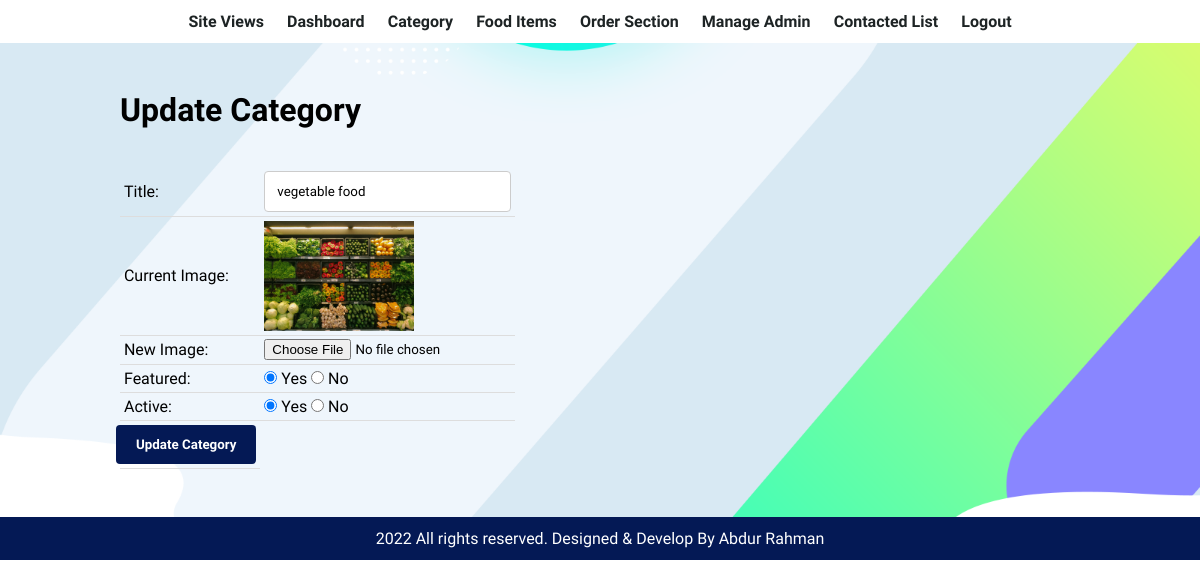
The page /admin/update-category.php?id=1 (signed in) on the database its author committed.
### tables this page shows
CREATE TABLE `tbl_category` (
  `id` int(10) UNSIGNED NOT NULL,
  `title` varchar(100) NOT NULL,
  `image_name` varchar(255) NOT NULL,
  `featured` varchar(10) NOT NULL,
  `active` varchar(10) NOT NULL
);

### admin/update-category.php (the view, shortened to what this page needs)
<?php include('partials/menu.php'); ?>
<div class="main-content">
    <div class="wrapper">
        <h1>Update Category</h1>
        <br><br>
        <?php
            if(isset($_GET['id']))
            {
                $id = $_GET['id'];
                $sql = "SELECT * FROM tbl_category WHERE id=$id";
                $res = mysqli_query($conn, $sql);
                $count = mysqli_num_rows($res);
                if($count==1)
                {
                    $row = mysqli_fetch_assoc($res);
                    $title = $row['title'];
                    $current_image = $row['image_name'];
                    $featured = $row['featured'];
                    $active = $row['active'];
                }
                else
                {
                    $_SESSION['no-category-found'] = "<div class='error'>Category not Found.</div>";
                    header('location:'.SITEURL.'admin/manage-category.php');
                }
            }
            else
            {
                header('location:'.SITEURL.'admin/manage-category.php');
            }
        ?>
        <form action="" method="POST" enctype="multipart/form-data">
            <table class="tbl-30">
                <tr>
                    <td>Title: </td>
                    <td>
                        <input type="text" name="title" value="<?php echo $title; ?>">
                    </td>
                </tr>
                <tr>
                    <td>Current Image: </td>
                    <td>
                        <?php
                            if($current_image != "")
                            {
                                ?>
                                <img src="<?php echo SITEURL; ?>images/category/<?php echo $current_image; ?>" width="150px">
                                <?php
                            }
                            else
                            {
                                echo "<div class='error'>Image Not Added.</div>";
                            }
                        ?>
                    </td>
                </tr>
                <tr>
                    <td>New Image: </td>
                    <td>
                        <input type="file" name="image">
                    </td>
                </tr>
                <tr>
                    <td>Featured: </td>
                    <td>
                        <input <?php if($featured=="Yes"){echo "checked";} ?> type="radio" name="featured" value="Yes"> Yes
                        <input <?php if($featured=="No"){echo "checked";} ?> type="radio" name="featured" value="No"> No
                    </td>
                </tr>
                <tr>
                    <td>Active: </td>
                    <td>
                        <input <?php if($active=="Yes"){echo "checked";} ?> type="radio" name="active" value="Yes"> Yes
                        <input <?php if($active=="No"){echo "checked";} ?> type="radio" name="active" value="No"> No
                    </td>
                </tr>
                <tr>
                    <td>
                        <input type="submit" name="submit" value="Update Category" class="btn-secondary">
                    </td>
                </tr>
            </table>
        </form>
    </div>
</div>
<?php include('partials/footer.php'); ?>

### css/admin.css (style rules this page uses)
* { margin: 0 0; padding: 0 0; font-family: 'Rajdhani', sans-serif; }
.wrapper { padding: 1%; width: 80%; margin: 0 auto; }
.tbl-30 { width: 30%; }
table { border-collapse: collapse; width: 100%; }
th, td { padding: 8px; text-align: left; border-bottom: 1px solid #ddd; }
table tr td { padding: 1%; }
.btn-secondary { background-color: #7bed9f; padding: 1%; color: black; text-decoration: none; font-weight: bold; }
.main-content { background-image: url('../images/banner-bg.png'); background-position: center; background-size: cover; background-repeat: no-repeat; padding: 3% 0; }
input[type='text'], input[type='email'], input[type='password'], select, textarea { width: 100%; padding: 12px; border: 1px solid #ccc; border-radius: 4px; resize: vertical; }
input[type='submit'] { background-color: #041955; color: white; padding: 12px 20px; border: none; border-radius: 4px; cursor: pointer; float: right; }

### rows shown on the page
tbl_category: title "vegetable food", image_name (picture), featured "☑", active "☑"
